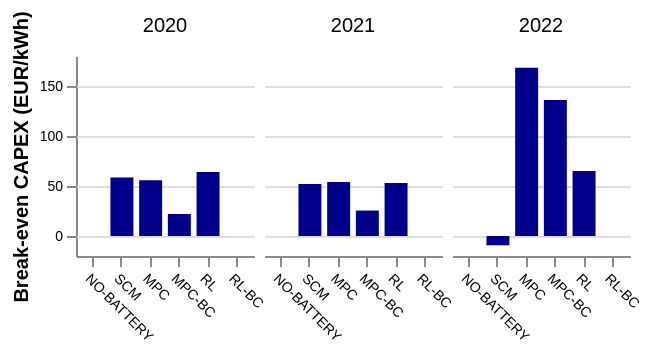

The notebook cell this image was saved under:
### Code cell
data = data_all[data_all['load_profile']=='L11']
data = data.rename(columns={'pv_profile':'Profile', 'bat_usage_cost':'Bat. cost', 'el_bill':'El. bill'})
data_new = data.melt(id_vars=['strategy', 'year', 'load_profile', 'Profile'], value_vars=['break_even_CAPEX'])
data_new = data_new.rename(columns={'variable':'break-even'})

print(data_new)

alt.Chart(data_new).mark_bar().encode(
    x=alt.X('strategy:N', title=None, sort=['NO-BATTERY', 'SCM', 'MPC', 'MPC-BC', 'RL', 'RL-BC']),   
    y=alt.Y('sum(value):Q',axis=alt.Axis(grid=True, title='Break-even CAPEX (EUR/kWh)', 
                                          titleFontStyle='normal', titleFontSize=10, labelAngle=0)),    
    column=alt.Column('year:N', title=None, spacing=5).header(labelFontSize=10, labelFont='arial'),   
    color=alt.Color('break-even:N', scale=alt.Scale(range=colors3)).legend(None),   
    xOffset=alt.XOffset("Profile:N")
    ).configure_view(     
            # remove grid lines around column clusters
            strokeOpacity=0).properties(
                width=89,
                height=100
            ).configure_axis(
                labelFontSize=7,
                titleFontSize=10,
                labelFont='arial',
                titleFont='arial',
                labelAngle=45
            ).configure_range(category=alt.RangeScheme(colors3)
            )

### Figure 1 — Vega-Lite specification as saved in the notebook (floating-point values rounded to 4 significant figures)
{"config": {"view": {"continuousWidth": 300, "continuousHeight": 300, "strokeOpacity": 0}, "axis": {"labelAngle": 45, "labelFont": "arial", "labelFontSize": 7, "titleFont": "arial", "titleFontSize": 10}, "range": {"category": ["darkblue", "#E9A111"]}}, "data": {"name": "data-bae9be807af7576000d5b2f73d8e7575"}, "mark": {"type": "bar"}, "encoding": {"color": {"field": "break-even", "legend": null, "scale": {"range": ["darkblue", "#E9A111"]}, "type": "nominal"}, "column": {"field": "year", "header": {"labelFontSize": 10, "labelFont": "arial"}, "spacing": 5, "title": null, "type": "nominal"}, "x": {"field": "strategy", "sort": ["NO-BATTERY", "SCM", "MPC", "MPC-BC", "RL", "RL-BC"], "title": null, "type": "nominal"}, "xOffset": {"field": "Profile", "type": "nominal"}, "y": {"aggregate": "sum", "axis": {"grid": true, "labelAngle": 0, "title": "Break-even CAPEX (EUR/kWh)", "titleFontSize": 10, "titleFontStyle": "normal"}, "field": "value", "type": "quantitative"}}, "height": 100, "width": 89, "$schema": "https://vega.github.io/schema/vega-lite/v5.20.1.json", "datasets": {"data-bae9be807af7576000d5b2f73d8e7575": [{"strategy": "MPC-BC", "year": 2020, "load_profile": "L11", "Profile": "south", "break-even": "break_even_CAPEX", "value": 21.98}, {"strategy": "MPC-BC", "year": 2021, "load_profile": "L11", "Profile": "south", "break-even": "break_even_CAPEX", "value": 25.45}, {"strategy": "MPC-BC", "year": 2022, "load_profile": "L11", "Profile": "south", "break-even": "break_even_CAPEX", "value": 136.1}, {"strategy": "MPC", "year": 2020, "load_profile": "L11", "Profile": "south", "break-even": "break_even_CAPEX", "value": 55.85}, {"strategy": "MPC", "year": 2021, "load_profile": "L11", "Profile": "south", "break-even": "break_even_CAPEX", "value": 54.02}, {"strategy": "MPC", "year": 2022, "load_profile": "L11", "Profile": "south", "break-even": "break_even_CAPEX", "value": 168.2}, {"strategy": "NO-BATTERY", "year": 2020, "load_profile": "L11", "Profile": "south", "break-even": "break_even_CAPEX", "value": null}, {"strategy": "NO-BATTERY", "year": 2021, "load_profile": "L11", "Profile": "south", "break-even": "break_even_CAPEX", "value": null}, {"strategy": "NO-BATTERY", "year": 2022, "load_profile": "L11", "Profile": "south", "break-even": "break_even_CAPEX", "value": null}, {"strategy": "RL-BC", "year": 2020, "load_profile": "L11", "Profile": "south", "break-even": "break_even_CAPEX", "value": 2.136e-06}, {"strategy": "RL-BC", "year": 2021, "load_profile": "L11", "Profile": "south", "break-even": "break_even_CAPEX", "value": -4.036e-06}, {"strategy": "RL-BC", "year": 2022, "load_profile": "L11", "Profile": "south", "break-even": "break_even_CAPEX", "value": -2.64e-06}, {"strategy": "RL", "year": 2020, "load_profile": "L11", "Profile": "south", "break-even": "break_even_CAPEX", "value": 63.94}, {"strategy": "RL", "year": 2021, "load_profile": "L11", "Profile": "south", "break-even": "break_even_CAPEX", "value": 53.03}, {"strategy": "RL", "year": 2022, "load_profile": "L11", "Profile": "south", "break-even": "break_even_CAPEX", "value": 65.06}, {"strategy": "SCM", "year": 2020, "load_profile": "L11", "Profile": "south", "break-even": "break_even_CAPEX", "value": 58.58}, {"strategy": "SCM", "year": 2021, "load_profile": "L11", "Profile": "south", "break-even": "break_even_CAPEX", "value": 51.99}, {"strategy": "SCM", "year": 2022, "load_profile": "L11", "Profile": "south", "break-even": "break_even_CAPEX", "value": -9.318}]}}
